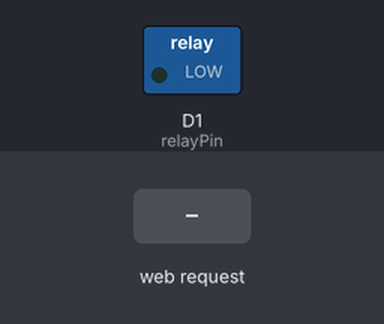
Simulated run of this sketch. Board: ESP8266 (NodeMCU). Shown: switched loads named in the sketch (green lamp = pin HIGH). Inputs (shaded band) come from the test bench. WiFi joins after 1.5 s; servers stay silent unless stated; what the sketch prints to the serial monitor is not drawn.

Above: at 2.7 s.
2.8 s: HTTP request GET /relay/on received
At 3.9 s:
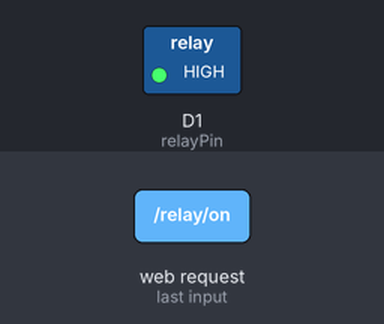
4.3 s: HTTP request GET /relay/off received
At 5.1 s:
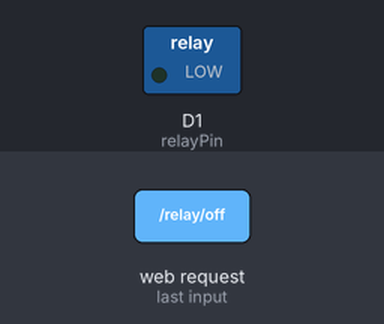
Timing chart, 0 to 7.3 s (numbered marks = the images above; inputs shaded):
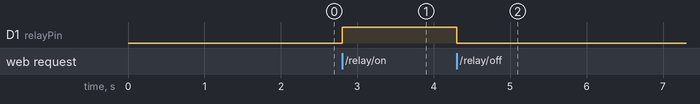

Measured:
- after the input at 2.8 s, D1 (relayPin): LOW → HIGH at once
- after the input at 4.3 s, D1 (relayPin): HIGH → LOW at once

The sketch:

Tugas_3.7.ino
```cpp
#include <ESP8266WiFi.h>
#include <ESP8266WebServer.h>
#include <DHT.h>

const char* ssid = "Galaxy A36";
const char* password = "12345678";

ESP8266WebServer server(80);

// --- Penyesuaian Pin Hardware ---
const byte dhtPin = D4;
const byte relayPin = D1;

DHT dht(dhtPin, DHT11);

const char index_html[] PROGMEM = R"rawliteral(
<!DOCTYPE html>
<html>
<head>
    <meta name="viewport" content="width=device-width, initial-scale=1">
    <!-- Meta Refresh 5 detik sesuai Tugas 3.7 -->
    <meta http-equiv="refresh" content="5">
    <title>IoT Dashboard</title>
    <style>
        body { font-family: Arial, sans-serif; text-align: center; margin-top: 50px; background-color: #f4f4f9; }
        button { padding: 15px 30px; font-size: 20px; border-radius: 8px; margin: 10px; cursor: pointer; color: white; border: none; }
        .btn-on { background-color: #4CAF50; }   /* Warna Hijau */
        .btn-off { background-color: #f44336; }  /* Warna Merah */
        .sensor-box { font-size: 22px; font-weight: bold; margin-bottom: 20px; }
    </style>
</head>
<body>
    <h1>ESP8266 Web Server</h1>

    <!-- Latihan 2: Telemetri Suhu & Kelembapan -->
    <div class="sensor-box">
        <p>Suhu Saat Ini: <strong>%TEMPERATURE%</strong> &deg;C</p>
        <p>Kelembapan: <strong>%HUMIDITY%</strong> &#37;</p>
    </div>

    <h2>Kendali Relay</h2>
    <!-- Latihan 2: Placeholder Tombol Dinamis Tunggal -->
    <p>%RELAY_BUTTON%</p>
</body>
</html>
)rawliteral";

void handleRoot() {
    String html = index_html;

    // 1. Pembacaan Sensor Suhu & Kelembapan
    float t = dht.readTemperature();
    float h = dht.readHumidity();

    // 2. Mengganti Placeholder Suhu (%TEMPERATURE%)
    if (isnan(t)) {
        html.replace("%TEMPERATURE%", "--");
    } else {
        html.replace("%TEMPERATURE%", String(t, 1));
    }

    // 3. Mengganti Placeholder Kelembapan (%HUMIDITY%)
    if (isnan(h)) {
        html.replace("%HUMIDITY%", "--");
    } else {
        html.replace("%HUMIDITY%", String(h, 1));
    }

    // 4. Logika Tombol Dinamis Tunggal (%RELAY_BUTTON%)
    if (digitalRead(relayPin) == HIGH) {
        // Jika relay sedang ON -> Tampilkan tombol MATIKAN (OFF) warna merah
        String buttonHTML = "<a href=\"/relay/off\"><button class=\"btn-off\">MATIKAN (OFF)</button></a>";
        html.replace("%RELAY_BUTTON%", buttonHTML);
    } else {
        // Jika relay sedang OFF -> Tampilkan tombol NYALAKAN (ON) warna hijau
        String buttonHTML = "<a href=\"/relay/on\"><button class=\"btn-on\">NYALAKAN (ON)</button></a>";
        html.replace("%RELAY_BUTTON%", buttonHTML);
    }

    server.send(200, "text/html", html);
}

void handleRelayOn() {
    digitalWrite(relayPin, HIGH);
    server.sendHeader("Location", "/");
    server.send(303);
}

void handleRelayOff() {
    digitalWrite(relayPin, LOW);
    server.sendHeader("Location", "/");
    server.send(303);
}

void setup() {
    Serial.begin(115200);

    pinMode(relayPin, OUTPUT);
    digitalWrite(relayPin, LOW);

    dht.begin();

    WiFi.mode(WIFI_STA);
    WiFi.begin(ssid, password);

    Serial.print("Menghubungkan ke WiFi");
    while (WiFi.status() != WL_CONNECTED) {
        delay(500);
        Serial.print(".");
    }

    Serial.println("\nIP Address Server Anda: ");
    Serial.println(WiFi.localIP());

    server.on("/", handleRoot);
    server.on("/relay/on", handleRelayOn);
    server.on("/relay/off", handleRelayOff);
    server.begin();
}

void loop() {
    server.handleClient();
}
```
